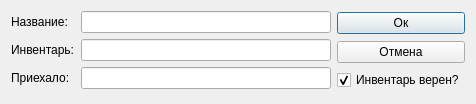
<?xml version="1.0" encoding="UTF-8"?>
<ui version="4.0">
 <class>DialogInventory</class>
 <widget class="QDialog" name="DialogInventory">
  <property name="geometry">
   <rect>
    <x>0</x>
    <y>0</y>
    <width>470</width>
    <height>104</height>
   </rect>
  </property>
  <property name="windowTitle">
   <string>Инвентаризация</string>
  </property>
  <layout class="QHBoxLayout" name="horizontalLayout">
   <item>
    <layout class="QFormLayout" name="formLayout">
     <item row="0" column="0">
      <widget class="QLabel" name="Label">
       <property name="text">
        <string>Название:</string>
       </property>
      </widget>
     </item>
     <item row="0" column="1">
      <widget class="QLineEdit" name="LineEdit_name">
       <property name="minimumSize">
        <size>
         <width>250</width>
         <height>0</height>
        </size>
       </property>
       <property name="readOnly">
        <bool>true</bool>
       </property>
      </widget>
     </item>
     <item row="1" column="0">
      <widget class="QLabel" name="Label_2">
       <property name="text">
        <string>Инвентарь:</string>
       </property>
      </widget>
     </item>
     <item row="1" column="1">
      <widget class="QLineEdit" name="LineEdit_inventory">
       <property name="minimumSize">
        <size>
         <width>250</width>
         <height>0</height>
        </size>
       </property>
       <property name="readOnly">
        <bool>true</bool>
       </property>
      </widget>
     </item>
     <item row="2" column="0">
      <widget class="QLabel" name="Label_3">
       <property name="text">
        <string>Приехало:</string>
       </property>
      </widget>
     </item>
     <item row="2" column="1">
      <widget class="QLineEdit" name="LineEdit_arrived">
       <property name="minimumSize">
        <size>
         <width>250</width>
         <height>0</height>
        </size>
       </property>
      </widget>
     </item>
    </layout>
   </item>
   <item>
    <layout class="QVBoxLayout" name="verticalLayout">
     <item>
      <widget class="QPushButton" name="pushButton_ok">
       <property name="text">
        <string>Ок</string>
       </property>
      </widget>
     </item>
     <item>
      <widget class="QPushButton" name="pushButton_cancel">
       <property name="text">
        <string>Отмена</string>
       </property>
      </widget>
     </item>
     <item>
      <widget class="QCheckBox" name="checkBox">
       <property name="text">
        <string>Инвентарь верен?</string>
       </property>
       <property name="checked">
        <bool>true</bool>
       </property>
      </widget>
     </item>
    </layout>
   </item>
  </layout>
 </widget>
 <resources/>
 <connections>
  <connection>
   <sender>pushButton_cancel</sender>
   <signal>clicked()</signal>
   <receiver>DialogInventory</receiver>
   <slot>reject()</slot>
   <hints>
    <hint type="sourcelabel">
     <x>397</x>
     <y>51</y>
    </hint>
    <hint type="destinationlabel">
     <x>234</x>
     <y>51</y>
    </hint>
   </hints>
  </connection>
 </connections>
</ui>
